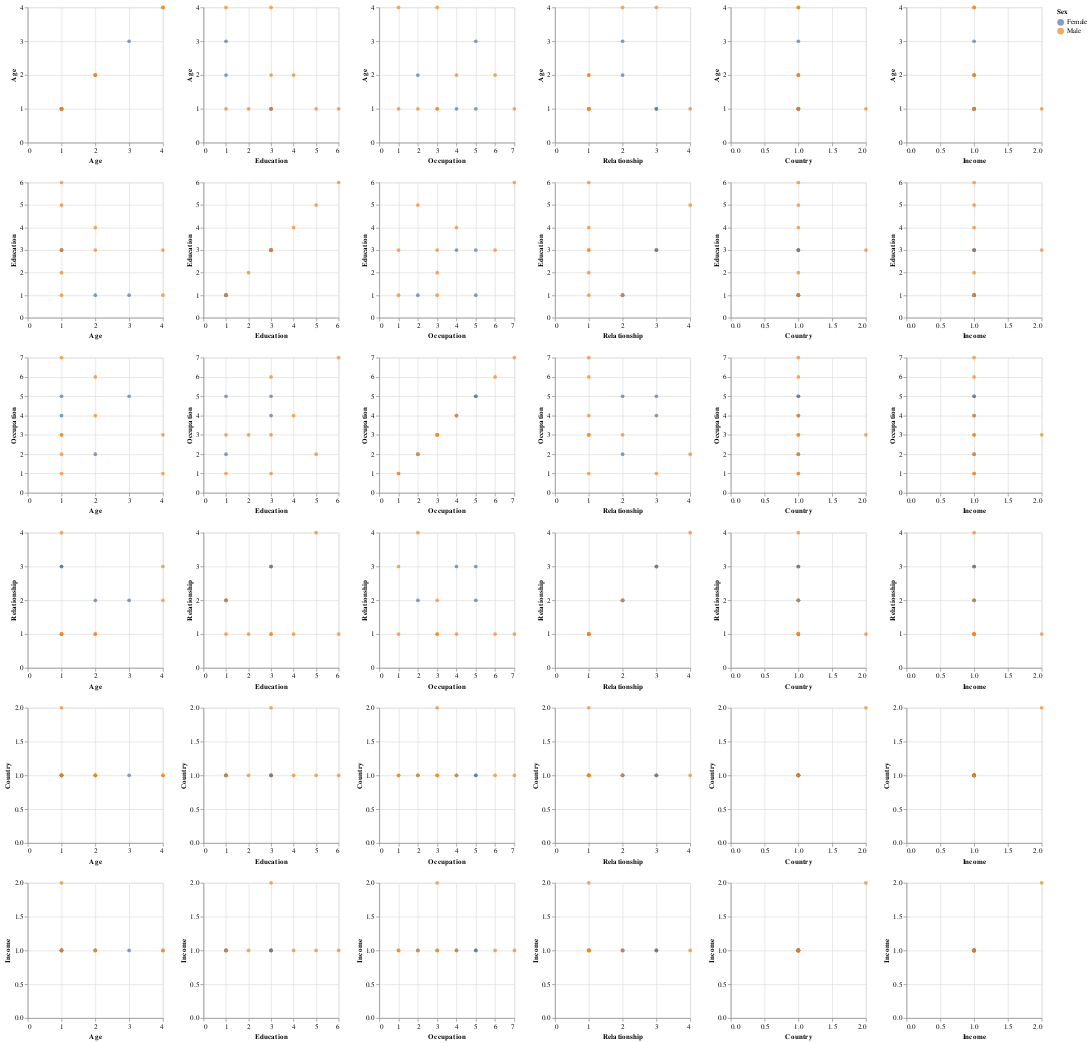

Notebook source saved alongside this figure:
### Code cell
import altair as alt

pdf = pd.concat([X, y], axis=1)

alt.Chart(pdf).mark_circle().encode(
    alt.X(alt.repeat("column"), type='quantitative'),
    alt.Y(alt.repeat("row"), type='quantitative'),
    color=f'{target}:N'
).properties(width=200, height=200).repeat(row=X.columns.tolist(), column=X.columns.tolist())

### Figure 1 — Vega-Lite specification as saved in the notebook (floating-point values rounded to 4 significant figures)
{"config": {"view": {"continuousWidth": 400, "continuousHeight": 300}}, "repeat": {"column": ["Age", "Education", "Occupation", "Relationship", "Country", "Income"], "row": ["Age", "Education", "Occupation", "Relationship", "Country", "Income"]}, "spec": {"data": {"name": "data-5089bc4834735a9be3f581f058cee111"}, "mark": "circle", "encoding": {"color": {"type": "nominal", "field": "Sex"}, "x": {"type": "quantitative", "field": {"repeat": "column"}}, "y": {"type": "quantitative", "field": {"repeat": "row"}}}, "height": 200, "width": 200}, "$schema": "https://vega.github.io/schema/vega-lite/v4.8.1.json", "datasets": {"data-5089bc4834735a9be3f581f058cee111": [{"Age": 1, "Education": 1, "Occupation": 1, "Relationship": 1, "Country": 1, "Income": 1, "Sex": "Male"}, {"Age": 2, "Education": 1, "Occupation": 2, "Relationship": 2, "Country": 1, "Income": 1, "Sex": "Female"}, {"Age": 1, "Education": 2, "Occupation": 3, "Relationship": 1, "Country": 1, "Income": 1, "Sex": "Male"}, {"Age": 1, "Education": 3, "Occupation": 4, "Relationship": 3, "Country": 1, "Income": 1, "Sex": "Female"}, {"Age": 3, "Education": 1, "Occupation": 5, "Relationship": 2, "Country": 1, "Income": 1, "Sex": "Female"}, {"Age": 2, "Education": 3, "Occupation": 6, "Relationship": 1, "Country": 1, "Income": 1, "Sex": "Male"}, {"Age": 2, "Education": 4, "Occupation": 4, "Relationship": 1, "Country": 1, "Income": 1, "Sex": "Male"}, {"Age": 4, "Education": 3, "Occupation": 1, "Relationship": 3, "Country": 1, "Income": 1, "Sex": "Male"}, {"Age": 1, "Education": 5, "Occupation": 2, "Relationship": 4, "Country": 1, "Income": 1, "Sex": "Male"}, {"Age": 4, "Education": 1, "Occupation": 3, "Relationship": 2, "Country": 1, "Income": 1, "Sex": "Male"}, {"Age": 1, "Education": 3, "Occupation": 5, "Relationship": 3, "Country": 1, "Income": 1, "Sex": "Female"}, {"Age": 1, "Education": 6, "Occupation": 7, "Relationship": 1, "Country": 1, "Income": 1, "Sex": "Male"}, {"Age": 1, "Education": 3, "Occupation": 3, "Relationship": 1, "Country": 2, "Income": 2, "Sex": "Male"}]}}
